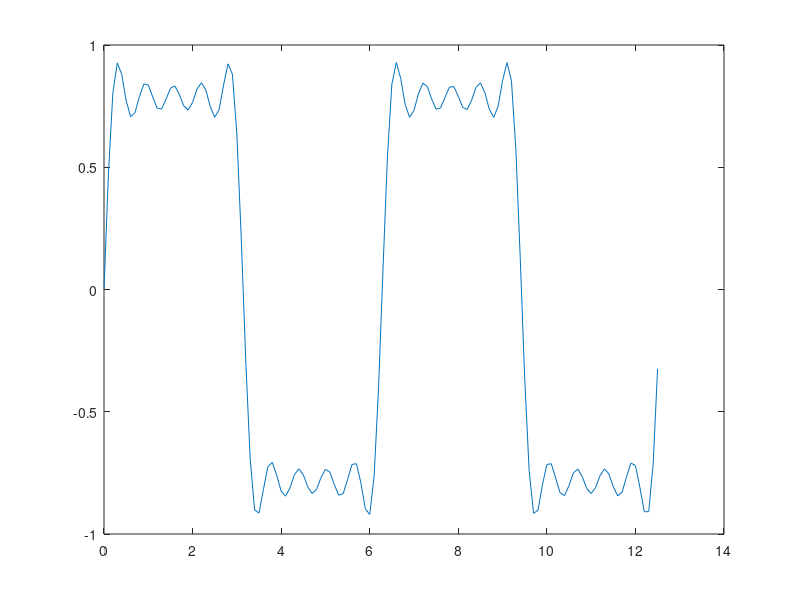

Write the MATLAB code that produced this figure.
%% Square Waves from Sine Waves
% The Fourier series expansion for a square-wave is
% made up of a sum of odd harmonics, as shown here
% using MATLAB(R). 

%% Add an Odd Harmonic and Plot It
t = 0:.1:pi*4;
y = sin(t);
plot(t,y);
    
%%
% In each iteration of the for loop add an odd 
% harmonic to y. As _k_ increases, the output 
% approximates a square wave with increasing accuracy.

for k = 3:2:9 
    %%
    % Perform the following mathematical operation
    % at each iteration:
    % 
    % $$ y = y + \frac{\sin kt}{k} $$
    % 
    % Display every other plot:
    %
    y = y + sin(k*t)/k;
    if mod(k,4)==1
        display(sprintf('When k = %.1f',k));
        display('Then the plot is:');
        cla
        plot(t,y)
    end
end


%% Note About Gibbs Phenomenon
% Even though the approximations are constantly  
% improving, they will never be exact because of the 
% Gibbs phenomenon, or ringing.

